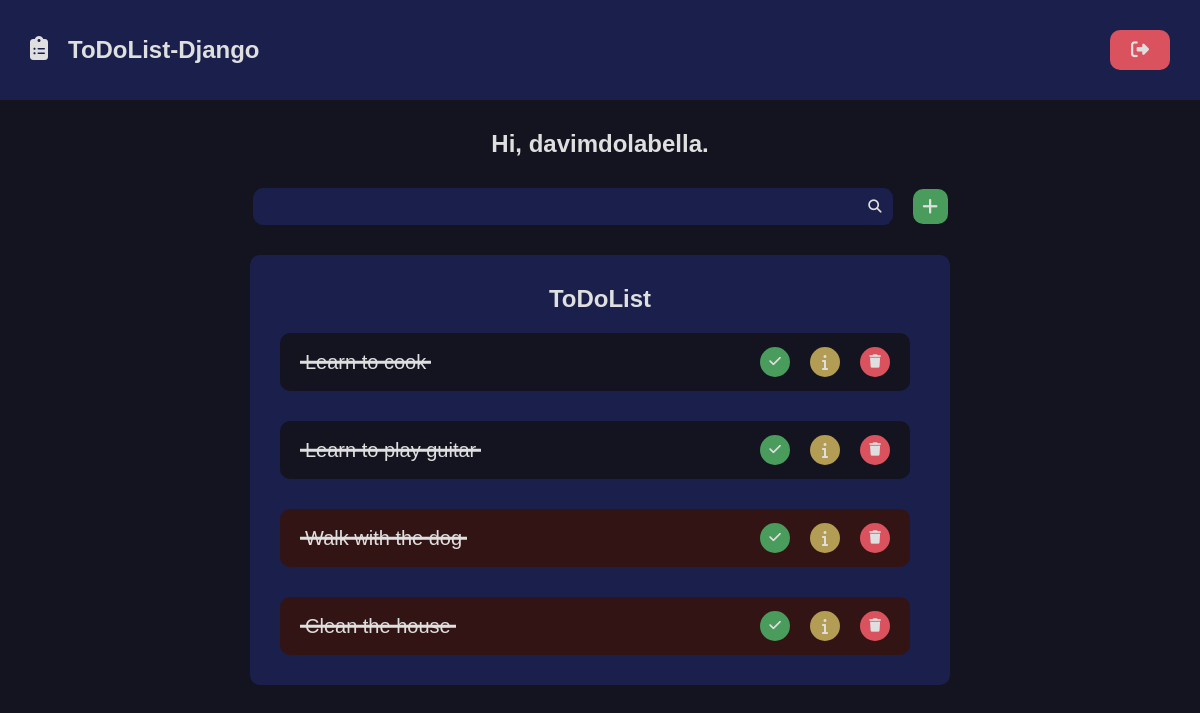
Page / (signed in) on the earlier database version.
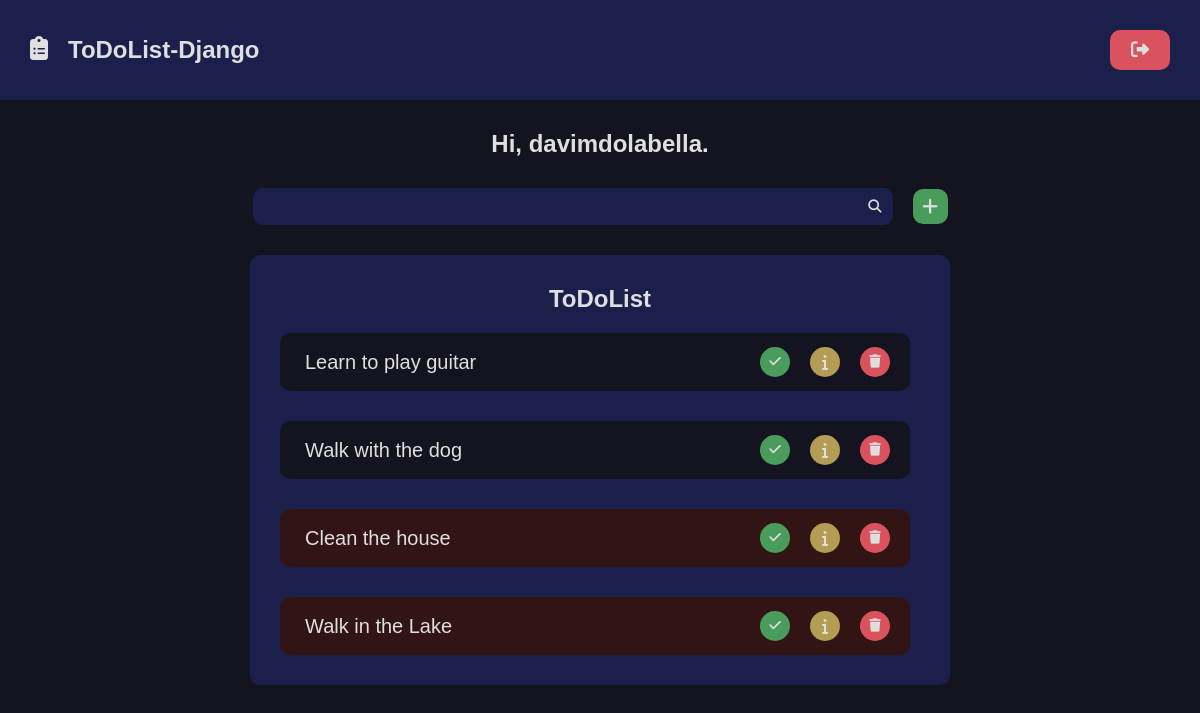
Same page on the later database version.
### todolist/models.py (models this page shows, shortened)
class Task(models.Model):
    title = models.CharField(max_length=35)
    description = models.TextField(max_length=500)
    checked = models.BooleanField(default=False)
    deadline = models.DateField()
    created_at = models.DateTimeField(auto_now_add=True)
    updated_at=models.DateTimeField(auto_now=True)
    author = models.ForeignKey(
        User, on_delete=models.SET_NULL, null=True
    )
    @property
    def is_past_deadline(self):
        return datetime.date.today() > self.deadline

### todolist/views.py (the view)
# urls.py: path('', views.home, name='home'),
@login_required(login_url='users:login', redirect_field_name='next')
def home(request):
    tasks = Task.objects.filter(
            author=request.user
        ).order_by('-id')
    return render(request, 'todolist/pages/home.html', {
        'tasks':tasks,
    })

### todolist/templates/todolist/pages/home.html
{% extends "global/base.html" %}
{% block content %}
    <div class="main container">
        {% if not is_detail_page %}
            <h1 class="main_menssage">Hi, {{ request.user.username }}.</h1>
        {% endif %}
        {% include "todolist/partials/todolist.html" %}
    </div>
{% endblock content %}

### todolist/templates/todolist/partials/list_item.html (shortened to what this page needs)
{% if is_detail_page %}
    <div class="list-item-actions" style="margin-top:1rem;">
        <div class="list-item-action-button">
            <a href="{% url 'todolist:edit_task' task.pk %}" class="list-item-action-button two" title="edit-item"><i class="fa-solid fa-pencil"></i></a>
        </div>
        <form class="list-item-action-button" action="{% url 'todolist:delete_item' task.pk %}" method="POST">
            {% csrf_token %}
            <button class="list-item-action-button three " title="delete-item"><i class="fa-solid fa-trash"></i></button>
        </form>
    </div>
    <div class="detail list-item border">
        <div class="detail list-item-content">
            {% if task.checked %}
            <p class="detail list-item-text">Status: <span>Done</span></p>
            {% else %}
            <p class="detail list-item-text">Status: <span>Not done</span></p>
            {% endif %}
        </div>
    </div>
    <div class="detail list-item border">
        <div class="detail list-item-content">
            {% if task.is_past_deadline%}
            <p class="detail list-item-text">Deadline Status: <span>Past</span></p>
            {% else %}
            <p class="detail list-item-text">Deadline Status: <span>Not past</span></p>
            {% endif %}
        </div>
    </div>
    <div class="detail list-item border">
        <div class="detail list-item-content">
            <p class="detail list-item-text">Name: <span>{{ task.title }} </span></p>
        </div>
    </div>
    <div class="detail list-item border">
        <div class="detail list-item-content">
            <p class="detail list-item-text">Description: <span>{{ task.description }} </span></p>
        </div>
    </div>
    <div class="detail list-item border">
        <div class="detail list-item-content">
            <p class="detail list-item-text time">Deadline: <span>{{ task.deadline }} </span></p>
        </div>
    </div>
    <div class="detail list-item border">
        <div class="detail list-item-content">
            <p class="detail list-item-text time">Author: <span>{{ task.author.username }} </span></p>
        </div>
    </div>
{% else %}
    {% if task.is_past_deadline %}
        {% if task.checked %}
        <div class="list-item border checked is-past-deadline">
        {% else %}
        <div class="list-item border is-past-deadline">
        {% endif %}
    {% else %}
        {% if task.checked %}
        <div class="list-item border checked">
        {% else %}
        <div class="list-item border">
        {% endif %}
    {% endif %}
        <div class="list-item-content">
            <p class="list-item-text">
                {{ task.title }}
            </p>
        </div>
        <div class="list-item-actions">
            <div class="list-item-action-button">
                <button class="list-item-action-button one" title="check-item" task-id="{{ task.pk }}" csrf-token="{{ csrf_token }}"><i class="fa-solid fa-check"></i></button>
            </div>
            <div class="list-item-action-button">
                <a href="{% url 'todolist:detail' task.pk %}" class="list-item-action-button two" title="details"><i class="fa-solid fa-info"></i></a>
            </div>
            <form class="list-item-action-button" action="{% url 'todolist:delete_item' task.pk %}" method="POST">
                <button class="list-item-action-button three " title="delete-item"><i class="fa-solid fa-trash"></i></button>
            </form>
        </div>
    </div>
{% endif %}

Differences in the rows shown:
removed Task: title "Learn to cook"
changed Task "Learn to play guitar": checked True → False (drawn)
changed Task "Walk with the dog": deadline "2025-01-02" → "2025-01-16" (drawn)
changed Task "Clean the house": checked True → False (drawn)
now on this page (row edited): Task: title "Walk in the Lake"
